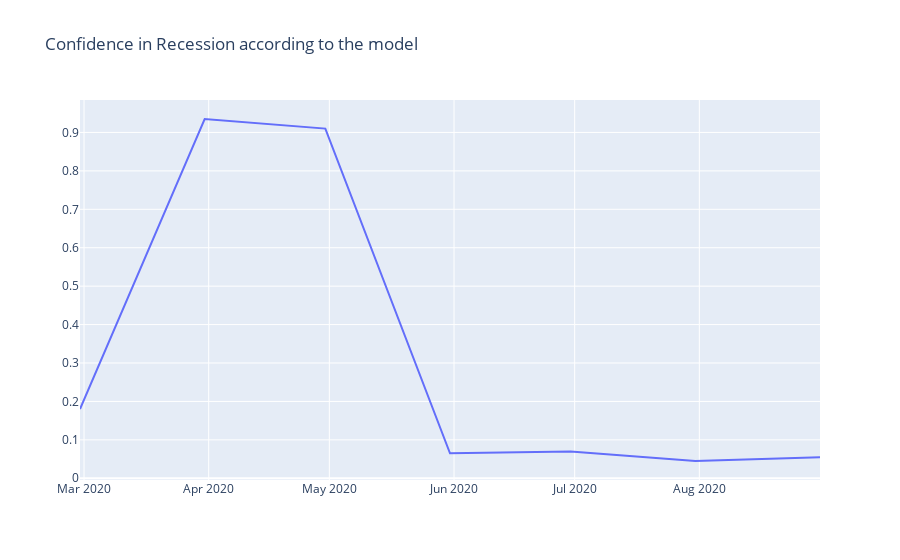

Notebook code for this chart:
### Code cell
fig = go.Figure()
fig.add_scatter(x= data.index, y=data["recession_proba"], mode='lines', name="SPY long")
fig.update_layout(title_text="Confidence in Recession according to the model")
fig.show()

### Figure 1 — Plotly figure (JSON) as saved in the notebook; plotly's stock layout.template omitted (floating-point values rounded to 4 significant figures)
{"data": [{"mode": "lines", "name": "SPY long", "type": "scatter", "x": ["2020-02-29T00:00:00", "2020-03-31T00:00:00", "2020-04-30T00:00:00", "2020-05-31T00:00:00", "2020-06-30T00:00:00", "2020-07-31T00:00:00", "2020-08-31T00:00:00"], "y": [0.18, 0.935, 0.91, 0.065, 0.07, 0.045, 0.055]}], "layout": {"title": {"text": "Confidence in Recession according to the model"}}}
